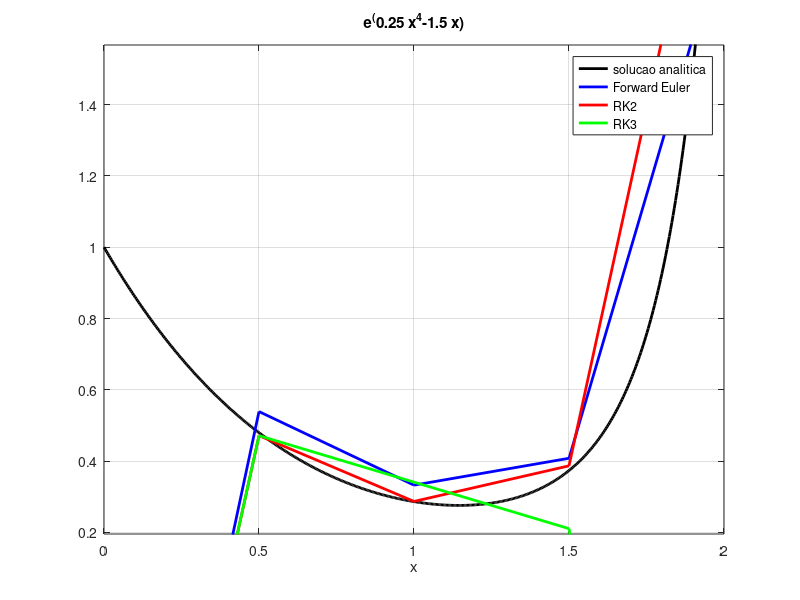

The MATLAB script that drew this image:
figure;
a = ezplot("e^(0.25*x^4-1.5*x)",[0,2])
set(a,"linewidth",2)
set(a,"color","k")
grid on
hold on
trk2 = [0,0.5,1,1.5,2]
yrk2 = [-1.5,0.539062,0.332703,0.408081,1.88418]
rk2 = plot(trk2, yrk2)
set(rk2,"linewidth",2)
set(rk2,"color","b")
hold on
trk3 = [0,0.5,1,1.5,2]
yrk3 = [-1.5,0.471537,0.287046,0.386868,2.37924]
rk3 = plot(trk3, yrk3, "r-")
set(rk3,"linewidth",2)
hold on
tad3 = [0,0.5,1.5,2]
yad3 = [-1.5,0.471537,0.210727,-2.49212]
ad3 = plot(tad3, yad3, "g-")
set(ad3,"linewidth",2)
legend('solucao analitica','Forward Euler', 'RK2', 'RK3');
